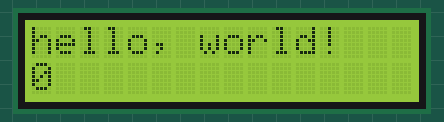
Bench run of a sketch on a simulated Arduino Uno, built with avr-gcc and run on an emulated ATmega328P. Parts: 16×2 character LCD.

Above: at 0.1 s.
At 4.1 s:
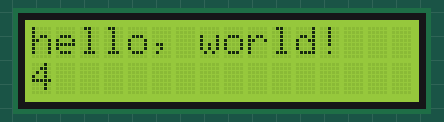
At 9.1 s:
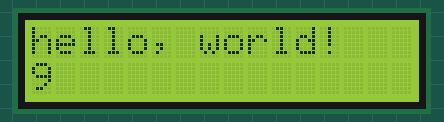
At 19.1 s:
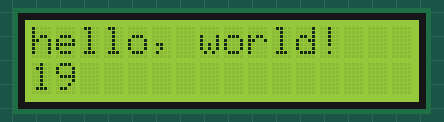
At 29.1 s:
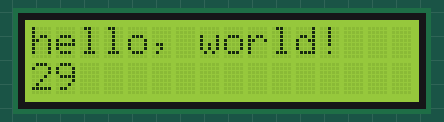
At 39.1 s:
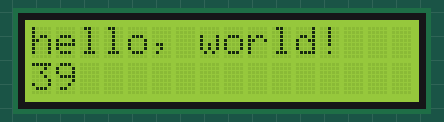

The sketch:

LCD_interfacing.ino
```cpp
/****************************************************
****** AIM : LCD interfacing with Atmega328 uC
*****************************************************/
#include <LiquidCrystal.h>


// initialize the library by associating any needed LCD interface pin
// with the arduino pin number it is connected to
const int rs = 2, en = 3, d4 = 8, d5 = 9, d6 = 10, d7 = 11;
LiquidCrystal lcd(rs, en, d4, d5, d6, d7);

void setup() {
  // set up the LCD's number of columns and rows:
  lcd.begin(16, 2);
  // Print a message to the LCD.
  lcd.print("hello, world!");
}

void loop() {
  // set the cursor to column 0, line 1
  // (note: line 1 is the second row, since counting begins with 0):
  lcd.setCursor(0, 1);
  // print the number of seconds since reset:
  lcd.print(millis() / 1000);
}
```

Measured:
- what the display in image 1 shows lasts 1.0 s, from 4.0 s to 5.0 s
